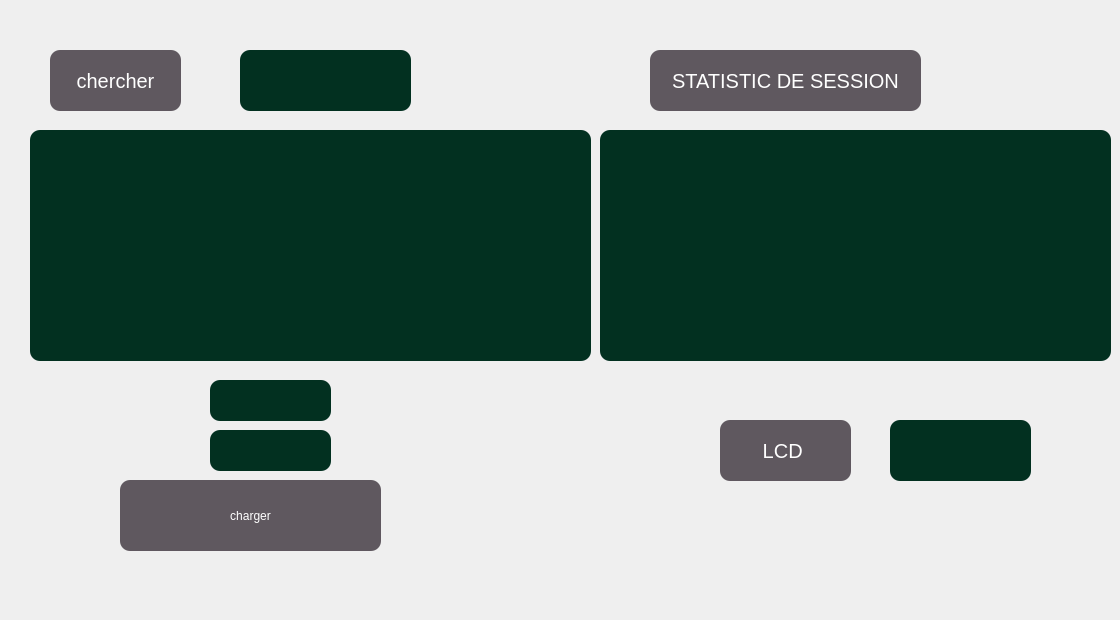
      <widget class="QWidget" name="tab_16">
       <attribute name="title">
        <string>Afficher Session</string>
       </attribute>
       <widget class="QLineEdit" name="lineEdit_7">
        <property name="geometry">
         <rect>
          <x>240</x>
          <y>50</y>
          <width>171</width>
          <height>61</height>
         </rect>
        </property>
        <property name="styleSheet">
         <string notr="true">QLineEdit {   font-family: 'Montserrat', sans-serif;   font-size: 10px;   color: #fff;   background-color: #023020;       text-shadow: 2px 2px #333; border-radius: 10px;    box-shadow: 5px 5px 10px rgba(0, 0, 0, 0.3); }

</string>
        </property>
       </widget>
       <widget class="QTableView" name="tableView_7">
        <property name="geometry">
         <rect>
          <x>30</x>
          <y>130</y>
          <width>561</width>
          <height>231</height>
         </rect>
        </property>
        <property name="styleSheet">
         <string notr="true">QTableView {   font-family: 'Montserrat', sans-serif;   font-size: 10px;   color: #fff;   background-color: #023020;   border-radius: 10px;   padding: 20px;   text-shadow: 2px 2px #333;   box-shadow: 5px 5px 10px rgba(0, 0, 0, 0.3); }
</string>
        </property>
       </widget>
       <widget class="QLabel" name="label_56">
        <property name="geometry">
         <rect>
          <x>0</x>
          <y>0</y>
          <width>1111</width>
          <height>611</height>
         </rect>
        </property>
        <property name="text">
         <string/>
        </property>
        <property name="pixmap">
         <pixmap>BACKK.png</pixmap>
        </property>
        <property name="scaledContents">
         <bool>true</bool>
        </property>
        <property name="wordWrap">
         <bool>false</bool>
        </property>
        <property name="openExternalLinks">
         <bool>false</bool>
        </property>
       </widget>
       <widget class="QPushButton" name="mode_charge_session">
        <property name="geometry">
         <rect>
          <x>120</x>
          <y>480</y>
          <width>261</width>
          <height>71</height>
         </rect>
        </property>
        <property name="styleSheet">
         <string notr="true">QPushButton {   font-family: 'Montserrat', sans-serif;  font: 75 16pt &quot;MS Shell Dlg 2&quot;;    color: #fff;   background-color: #5F585F;     padding: 20px;   text-shadow: 2px 2px #333; border-radius: 10px;    box-shadow: 5px 5px 10px rgba(0, 0, 0, 1); }</string>
        </property>
        <property name="text">
         <string>charger</string>
        </property>
       </widget>
       <widget class="QLineEdit" name="lineEdit_8">
        <property name="geometry">
         <rect>
          <x>210</x>
          <y>380</y>
          <width>121</width>
          <height>41</height>
         </rect>
        </property>
        <property name="styleSheet">
         <string notr="true">QLineEdit {   font-family: 'Montserrat', sans-serif;   font-size: 10px;   color: #fff;   background-color: #023020;   ;    text-shadow: 2px 2px #333; border-radius: 10px;   box-shadow: 5px 5px 10px rgba(0, 0, 0, 0.3); }
</string>
        </property>
       </widget>
       <widget class="QLineEdit" name="lineEdit_9">
        <property name="geometry">
         <rect>
          <x>210</x>
          <y>430</y>
          <width>121</width>
          <height>41</height>
         </rect>
        </property>
        <property name="styleSheet">
         <string notr="true">QLineEdit {   font-family: 'Montserrat', sans-serif;   font-size: 10px;   color: #fff;   background-color: #023020;   ;    text-shadow: 2px 2px #333; border-radius: 10px;   box-shadow: 5px 5px 10px rgba(0, 0, 0, 0.3); }
</string>
        </property>
       </widget>
       <widget class="QPushButton" name="pushButton_arduino_session">
        <property name="geometry">
         <rect>
          <x>720</x>
          <y>420</y>
          <width>131</width>
          <height>61</height>
         </rect>
        </property>
        <property name="styleSheet">
         <string notr="true">QPushButton {   font-family: 'Montserrat', sans-serif;   font-size: 20px;   color: #fff;   background-color: #5F585F;     padding: 20px;   text-shadow: 2px 2px #333; border-radius: 10px;    box-shadow: 5px 5px 10px rgba(0, 0, 0, 1); }</string>
        </property>
        <property name="text">
         <string>LCD </string>
        </property>
       </widget>
       <widget class="QLineEdit" name="lineEdit_10">
        <property name="geometry">
         <rect>
          <x>890</x>
          <y>420</y>
          <width>141</width>
          <height>61</height>
         </rect>
        </property>
        <property name="styleSheet">
         <string notr="true">QLineEdit {   font-family: 'Montserrat', sans-serif;   font-size: 10px;   color: #fff;   background-color: #023020;   ;    text-shadow: 2px 2px #333; border-radius: 10px;   box-shadow: 5px 5px 10px rgba(0, 0, 0, 0.3); }
</string>
        </property>
       </widget>
       <widget class="QGraphicsView" name="graphicsView_statistic">
        <property name="geometry">
         <rect>
          <x>600</x>
          <y>130</y>
          <width>511</width>
          <height>231</height>
         </rect>
        </property>
        <property name="styleSheet">
         <string notr="true">QGraphicsView {   font-family: 'Montserrat', sans-serif;   font-size: 10px;   color: #fff;   background-color: #023020;   border-radius: 10px;   padding: 20px;   text-shadow: 2px 2px #333;   box-shadow: 5px 5px 10px rgba(0, 0, 0, 0.3); }</string>
        </property>
       </widget>
       <widget class="QPushButton" name="pushButton_stat_session">
        <property name="geometry">
         <rect>
          <x>650</x>
          <y>50</y>
          <width>271</width>
          <height>61</height>
         </rect>
        </property>
        <property name="styleSheet">
         <string notr="true">QPushButton {   font-family: 'Montserrat', sans-serif;   font-size: 20px;   color: #fff;   background-color: #5F585F;     padding: 20px;   text-shadow: 2px 2px #333; border-radius: 10px;    box-shadow: 5px 5px 10px rgba(0, 0, 0, 1); }</string>
        </property>
        <property name="text">
         <string>STATISTIC DE SESSION</string>
        </property>
       </widget>
       <widget class="QPushButton" name="pushButton_chercher_session">
        <property name="geometry">
         <rect>
          <x>50</x>
          <y>50</y>
          <width>131</width>
          <height>61</height>
         </rect>
        </property>
        <property name="styleSheet">
         <string notr="true">QPushButton {   font-family: 'Montserrat', sans-serif;   font-size: 20px;   color: #fff;   background-color: #5F585F;     padding: 20px;   text-shadow: 2px 2px #333; border-radius: 10px;    box-shadow: 5px 5px 10px rgba(0, 0, 0, 1); }</string>
        </property>
        <property name="text">
         <string>chercher</string>
        </property>
       </widget>
       <zorder>label_56</zorder>
       <zorder>lineEdit_7</zorder>
       <zorder>tableView_7</zorder>
       <zorder>lineEdit_8</zorder>
       <zorder>lineEdit_9</zorder>
       <zorder>lineEdit_10</zorder>
       <zorder>mode_charge_session</zorder>
       <zorder>pushButton_arduino_session</zorder>
       <zorder>graphicsView_statistic</zorder>
       <zorder>pushButton_stat_session</zorder>
       <zorder>pushButton_chercher_session</zorder>
      </widget>
